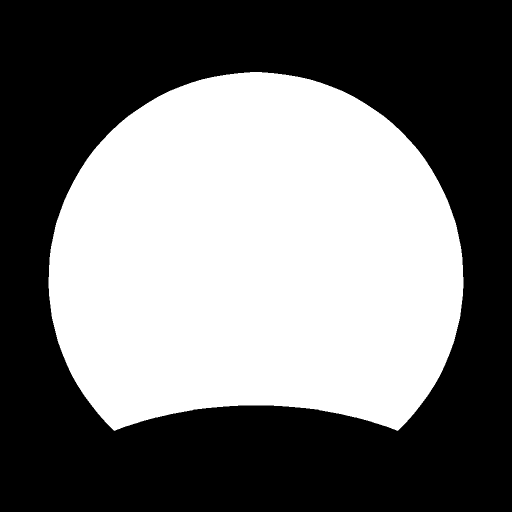
#> input picture Projects/sorcerer_ears_CAD_STL_v2/previews/Lithography_20261122/Reference_Match/ear-interior-alpha.png, 1024 x 1024 px (shown at 1/2 size)
$ python -i check-mickey-mounted.py   (imports and definitions only)
#> lines starting #> are read from the running program, lines starting #| are printed output that depends on the picture; after the words box and inside, x2 and y2 are one past the last pixel; in counts of white or black regions, pixels touching at a corner belong together
import json, math, os
from pathlib import Path
from itertools import product
import numpy as np
from PIL import Image, ImageDraw
from scipy import ndimage
import trimesh

P=Path('Projects/sorcerer_ears_CAD_STL_v2').resolve()
# [1 line that did not run here, left out]
# [1 line that did not run here, left out]
ANGLES={'mickey':-40.}
PX=9.22
T=1024
pad=112
W=T+2*pad
C=W/2
size=(W,W)
navy=(35,62,114)
gold=(220,175,84)
paper=(247,244,237)
# [1 line that did not run here, left out]
# [2 lines not run here, left out]
# [1 line that did not run here, left out]

# [34 lines left out: functions rotate_point, rotate_mask, dots, not called in this run]

def pinned_asset(path):
    image=Image.open(path).convert('RGBA')
    alpha=np.asarray(image.getchannel('A'))
    pick=alpha>90
    yy,xx=np.where(pick)
    x0,y0,x1,y1=max(0,xx.min()-3),max(0,yy.min()-3),min(T,xx.max()+4),min(T,yy.max()+4)
    edge=pick&~ndimage.binary_erosion(pick,iterations=2)
    ey,ex=np.where(edge)
    return {'raw':image.crop((x0,y0,x1,y1)), 'xy':np.array([x0,y0]),
            'outline':np.column_stack((ex,ey))[::3], 'sample':np.column_stack((xx,yy))[::14],
            'center':np.array([xx.mean(),yy.mean()]), 'area':int(len(xx)),
            'bbox':np.array([xx.min(),yy.min(),xx.max(),yy.max()])}

# [42 lines left out: functions shoe_samples, mask_hit, extent_points, is_protected, relative_anchor, not called in this run]

def turning(degrees):
    rad=math.radians(degrees)
    return np.array([[math.cos(rad),-math.sin(rad)],[math.sin(rad),math.cos(rad)]])

# [79 lines left out: functions candidates, stamp, clip, solid_canvas, stars_on_mount, not called in this run]

def bbox_overlap(a,b):
    return np.all(a['lo']<b['hi']+11)&np.all(b['lo']<a['hi']+11)

def placement(art,pose):
    return (art['sample']-pose['anchor'])@turning(pose.get('tilt',0.))*pose['scale']+pose['target']

mounted={}
details={}
# [78 lines not run here, left out]

# Project the actual larger NX3 band and apply the recorded 3D assembly poses
# as a common orthographic front-view transform.
SS=7.25
canvas=(1810,1280)
WX,WY=905.,1030.
paper_full=Image.new('RGBA',canvas,(*paper,255))
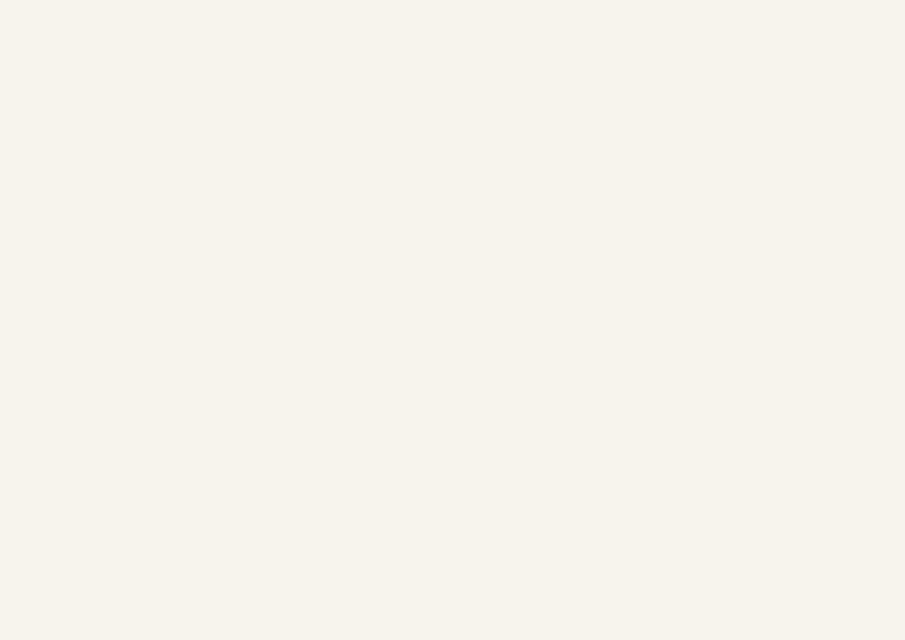
#> paper_full: PIL image 1810x1280 RGBA (shown at 1/2 size); mean R, G, B, A 247, 244, 237, 255
# [1 line that did not run here, left out]
d=ImageDraw.Draw(paper_full)
# [17 lines not run here, left out]

>>> result = pinned_asset('../ear-interior-alpha.png')
#> in pinned_asset, `alpha=np.asarray(image.getchannel('A'))`: alpha: shape (1024, 1024); every value is 255
#> in pinned_asset, `pick=alpha>90`: pick: shape (1024, 1024) bool; every value is 1
#> in pinned_asset, `x0,y0,x1,y1=max(0,xx.min()-3),max(0,yy.min()-3),min(T,xx.max()+4),min(..`: x0 = 0; x1 = 1024
#> in pinned_asset, `edge=pick&~ndimage.binary_erosion(pick,iterations=2)`:
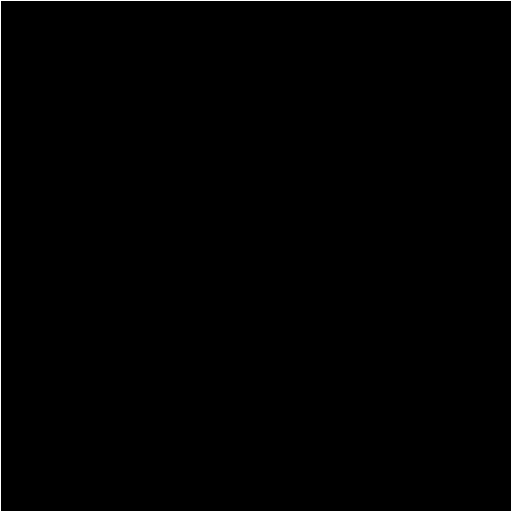
#> edge: shape (1024, 1024) bool (shown at 1/2 size); 0.78% white; 1 white region, box (x1, y1, x2, y2) and area: (0, 0, 1024, 1024) 8176
#> in pinned_asset, `ey,ex=np.where(edge)`: ey = 8176 values from 0 to 1023; ex = 8176 values, max 1023 at index 1023, min 0 at index 0, mean 511.5
#> result = 7 items
